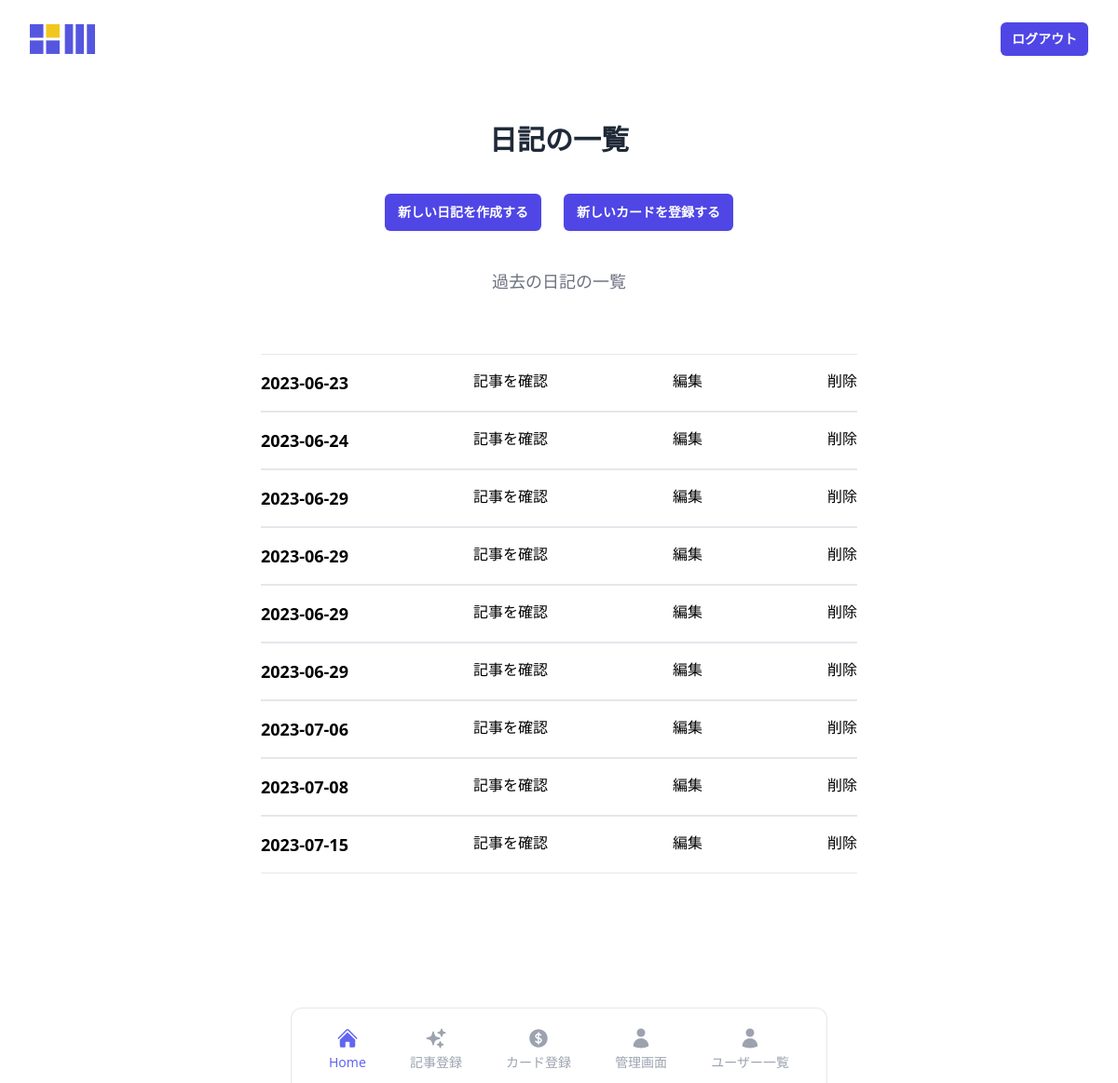
Screenshot of /admin-index.php (signed in) with the database file from the repository.
### tables this page shows
CREATE TABLE `dev13_diary` (
  `diary_id` int(12) NOT NULL,
  `user_id` int(12) NOT NULL,
  `registration_date` date NOT NULL,
  `created_date` datetime NOT NULL,
  `update_date` datetime NOT NULL,
  `today_events` text NOT NULL,
  `events_impression` text NOT NULL,
  `events_emotions` text NOT NULL,
  `events_points` int(12) NOT NULL,
  `events_points_reason` text NOT NULL,
  `select_card_filename` varchar(255) NOT NULL,
  `photo_keyword` text NOT NULL,
  `photo_keyword_reason` text NOT NULL,
  `photo_emotions` text NOT NULL,
  `photo_points` int(11) NOT NULL,
  `photo_points_reason` text NOT NULL
);

### admin-index.php (the view, shortened to what this page needs)
<?php
$pdo = db_connect();
$sql = "SELECT * FROM dev13_diary";
$stmt = $pdo->prepare($sql);
try {
    $status = $stmt->execute();
} catch (PDOException $e) {
    echo json_encode(["sql error" => "{$e->getMessage()}"]);
    exit();
}
$view = "";
if ($status == false) {
    $error = $stmt->errorInfo();
    exit("（SQLエラー）ErrorQuery:" . $error[2]);
} else {
    while ($result = $stmt->fetch(PDO::FETCH_ASSOC)) {
        $view .= "
              <div class=\"mx-auto flex max-w-screen-sm flex-col border-t \">
                <div class=\"border-b\">
                        <div class=\"flex cursor-pointer justify-between gap-2 py-4 text-black hover:text-indigo-500 active:text-indigo-600 \">
                            <span class=\"font-semibold transition duration-100 md:text-lg \">{$result["registration_date"]}</span><a href=\"diary-entry.php?diary_id={$result["diary_id"]}\">記事を確認</a><a href=\"diary-edit.php?diary_id={$result["diary_id"]}\">編集</a><a href=\"diary-delete.php?diary_id={$result["diary_id"]}\">削除</a>
                        </div>
                </div>
            </div>
        ";
    }
}
?>
<!DOCTYPE html>
<html lang="ja">
<head>
    <script src="https://cdn.tailwindcss.com"></script>
</head>
<body>
    <?php include('include/header.php'); ?>
    <div class="bg-white py-6 sm:py-8 lg:py-12">
        <div class="mx-auto max-w-screen-2xl px-4 md:px-8">
            <div class="mb-10 md:mb-16">
                <h2 class="mb-4 text-center text-2xl font-bold text-gray-800 md:mb-6 lg:text-3xl">日記の一覧</h2>
                <div class="mt-10 flex items-center justify-center gap-x-6 mb-10 ">
                    <a href="diary-regist.php" class="rounded-md bg-indigo-600 px-3.5 py-2.5 text-sm font-semibold text-white shadow-sm hover:bg-indigo-500 focus-visible:outline focus-visible:outline-2 focus-visible:outline-offset-2 focus-visible:outline-indigo-600">新しい日記を作成する</a>
                    <a href="card-regist.php" class="rounded-md bg-indigo-600 px-3.5 py-2.5 text-sm font-semibold text-white shadow-sm hover:bg-indigo-500 focus-visible:outline focus-visible:outline-2 focus-visible:outline-offset-2 focus-visible:outline-indigo-600">新しいカードを登録する</a>
                </div>
                <p class="mx-auto max-w-screen-md text-center text-gray-500 md:text-lg">過去の日記の一覧</p>
            </div>
            <?= $view ?>
        </div>
    </div>
</body>
</html>

### rows the page displays
dev13_diary: registration_date "2023-06-23"
dev13_diary: registration_date "2023-06-24"
dev13_diary: registration_date "2023-06-29"
dev13_diary: registration_date "2023-06-29"
dev13_diary: registration_date "2023-06-29"
dev13_diary: registration_date "2023-06-29"
dev13_diary: registration_date "2023-07-06"
dev13_diary: registration_date "2023-07-08"
dev13_diary: registration_date "2023-07-15"

### other values shown
$header_login_bt_name "ログアウト"
